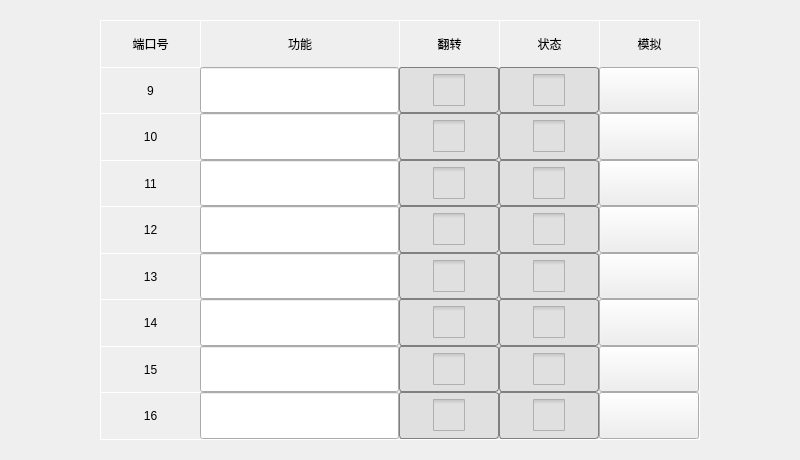
<?xml version="1.0" encoding="UTF-8"?>
<ui version="4.0">
 <class>FormMenuIO3</class>
 <widget class="QWidget" name="FormMenuIO3">
  <property name="geometry">
   <rect>
    <x>0</x>
    <y>0</y>
    <width>800</width>
    <height>460</height>
   </rect>
  </property>
  <property name="windowTitle">
   <string>FormMenuIO3</string>
  </property>
  <widget class="QWidget" name="widget" native="true">
   <property name="geometry">
    <rect>
     <x>100</x>
     <y>20</y>
     <width>600</width>
     <height>420</height>
    </rect>
   </property>
   <property name="styleSheet">
    <string notr="true">QLabel {
border-left: 1px solid white;
border-top: 1px solid white;
}
.QWidget {
border-right: 1px solid white;
border-bottom: 1px solid white;
}
QCheckBox::indicator {
subcontrol-position: center center;
width: 32px;
height: 32px;
}
QCheckBox {
border: 1px solid gray;
border-radius: 3px;
background: rgb(224,224,224);
}
QCheckBox:!enabled {
color: black;
}
QCheckBox:checked {
background: green;
}
CheckBox {
background: white;
}
CheckBox:checked {
background: white;
}</string>
   </property>
   <layout class="QGridLayout" name="gridLayout_2" columnstretch="1,2,1,1,1">
    <property name="leftMargin">
     <number>0</number>
    </property>
    <property name="topMargin">
     <number>0</number>
    </property>
    <property name="rightMargin">
     <number>1</number>
    </property>
    <property name="bottomMargin">
     <number>1</number>
    </property>
    <property name="spacing">
     <number>0</number>
    </property>
    <item row="1" column="1">
     <widget class="QImageLineEdit" name="out_1">
      <property name="sizePolicy">
       <sizepolicy hsizetype="Ignored" vsizetype="Preferred">
        <horstretch>0</horstretch>
        <verstretch>0</verstretch>
       </sizepolicy>
      </property>
      <property name="minimumSize">
       <size>
        <width>0</width>
        <height>40</height>
       </size>
      </property>
      <property name="text">
       <string/>
      </property>
      <property name="alignment">
       <set>Qt::AlignCenter</set>
      </property>
     </widget>
    </item>
    <item row="4" column="3">
     <widget class="QCheckBox" name="out_state_4">
      <property name="enabled">
       <bool>false</bool>
      </property>
      <property name="sizePolicy">
       <sizepolicy hsizetype="Preferred" vsizetype="Preferred">
        <horstretch>0</horstretch>
        <verstretch>0</verstretch>
       </sizepolicy>
      </property>
      <property name="text">
       <string/>
      </property>
     </widget>
    </item>
    <item row="7" column="3">
     <widget class="QCheckBox" name="out_state_7">
      <property name="enabled">
       <bool>false</bool>
      </property>
      <property name="sizePolicy">
       <sizepolicy hsizetype="Preferred" vsizetype="Preferred">
        <horstretch>0</horstretch>
        <verstretch>0</verstretch>
       </sizepolicy>
      </property>
      <property name="text">
       <string/>
      </property>
     </widget>
    </item>
    <item row="7" column="1">
     <widget class="QImageLineEdit" name="out_7">
      <property name="sizePolicy">
       <sizepolicy hsizetype="Ignored" vsizetype="Preferred">
        <horstretch>0</horstretch>
        <verstretch>0</verstretch>
       </sizepolicy>
      </property>
      <property name="minimumSize">
       <size>
        <width>0</width>
        <height>40</height>
       </size>
      </property>
      <property name="text">
       <string/>
      </property>
      <property name="alignment">
       <set>Qt::AlignCenter</set>
      </property>
     </widget>
    </item>
    <item row="4" column="1">
     <widget class="QImageLineEdit" name="out_4">
      <property name="sizePolicy">
       <sizepolicy hsizetype="Ignored" vsizetype="Preferred">
        <horstretch>0</horstretch>
        <verstretch>0</verstretch>
       </sizepolicy>
      </property>
      <property name="minimumSize">
       <size>
        <width>0</width>
        <height>40</height>
       </size>
      </property>
      <property name="text">
       <string/>
      </property>
      <property name="alignment">
       <set>Qt::AlignCenter</set>
      </property>
     </widget>
    </item>
    <item row="2" column="0">
     <widget class="QLabel" name="lab_out_2">
      <property name="text">
       <string>10</string>
      </property>
      <property name="alignment">
       <set>Qt::AlignCenter</set>
      </property>
      <property name="margin">
       <number>3</number>
      </property>
     </widget>
    </item>
    <item row="8" column="0">
     <widget class="QLabel" name="lab_out_8">
      <property name="text">
       <string>16</string>
      </property>
      <property name="alignment">
       <set>Qt::AlignCenter</set>
      </property>
      <property name="margin">
       <number>3</number>
      </property>
     </widget>
    </item>
    <item row="8" column="1">
     <widget class="QImageLineEdit" name="out_8">
      <property name="sizePolicy">
       <sizepolicy hsizetype="Ignored" vsizetype="Preferred">
        <horstretch>0</horstretch>
        <verstretch>0</verstretch>
       </sizepolicy>
      </property>
      <property name="minimumSize">
       <size>
        <width>0</width>
        <height>40</height>
       </size>
      </property>
      <property name="text">
       <string/>
      </property>
      <property name="alignment">
       <set>Qt::AlignCenter</set>
      </property>
     </widget>
    </item>
    <item row="6" column="2">
     <widget class="CheckBox" name="out_inv_6">
      <property name="sizePolicy">
       <sizepolicy hsizetype="Preferred" vsizetype="Preferred">
        <horstretch>0</horstretch>
        <verstretch>0</verstretch>
       </sizepolicy>
      </property>
      <property name="text">
       <string/>
      </property>
     </widget>
    </item>
    <item row="1" column="2">
     <widget class="CheckBox" name="out_inv_1">
      <property name="sizePolicy">
       <sizepolicy hsizetype="Preferred" vsizetype="Preferred">
        <horstretch>0</horstretch>
        <verstretch>0</verstretch>
       </sizepolicy>
      </property>
      <property name="text">
       <string/>
      </property>
     </widget>
    </item>
    <item row="3" column="2">
     <widget class="CheckBox" name="out_inv_3">
      <property name="sizePolicy">
       <sizepolicy hsizetype="Preferred" vsizetype="Preferred">
        <horstretch>0</horstretch>
        <verstretch>0</verstretch>
       </sizepolicy>
      </property>
      <property name="text">
       <string/>
      </property>
     </widget>
    </item>
    <item row="4" column="0">
     <widget class="QLabel" name="lab_out_4">
      <property name="text">
       <string>12</string>
      </property>
      <property name="alignment">
       <set>Qt::AlignCenter</set>
      </property>
      <property name="margin">
       <number>3</number>
      </property>
     </widget>
    </item>
    <item row="0" column="3">
     <widget class="QLabel" name="label_out_4">
      <property name="text">
       <string>状态</string>
      </property>
      <property name="alignment">
       <set>Qt::AlignCenter</set>
      </property>
      <property name="margin">
       <number>3</number>
      </property>
     </widget>
    </item>
    <item row="0" column="0">
     <widget class="QLabel" name="label_out_1">
      <property name="text">
       <string>端口号</string>
      </property>
      <property name="alignment">
       <set>Qt::AlignCenter</set>
      </property>
      <property name="margin">
       <number>3</number>
      </property>
     </widget>
    </item>
    <item row="0" column="1">
     <widget class="QLabel" name="label_out_2">
      <property name="text">
       <string>功能</string>
      </property>
      <property name="alignment">
       <set>Qt::AlignCenter</set>
      </property>
      <property name="margin">
       <number>3</number>
      </property>
     </widget>
    </item>
    <item row="6" column="1">
     <widget class="QImageLineEdit" name="out_6">
      <property name="sizePolicy">
       <sizepolicy hsizetype="Ignored" vsizetype="Preferred">
        <horstretch>0</horstretch>
        <verstretch>0</verstretch>
       </sizepolicy>
      </property>
      <property name="minimumSize">
       <size>
        <width>0</width>
        <height>40</height>
       </size>
      </property>
      <property name="text">
       <string/>
      </property>
      <property name="alignment">
       <set>Qt::AlignCenter</set>
      </property>
     </widget>
    </item>
    <item row="2" column="2">
     <widget class="CheckBox" name="out_inv_2">
      <property name="sizePolicy">
       <sizepolicy hsizetype="Preferred" vsizetype="Preferred">
        <horstretch>0</horstretch>
        <verstretch>0</verstretch>
       </sizepolicy>
      </property>
      <property name="text">
       <string/>
      </property>
     </widget>
    </item>
    <item row="1" column="3">
     <widget class="QCheckBox" name="out_state_1">
      <property name="enabled">
       <bool>false</bool>
      </property>
      <property name="sizePolicy">
       <sizepolicy hsizetype="Preferred" vsizetype="Preferred">
        <horstretch>0</horstretch>
        <verstretch>0</verstretch>
       </sizepolicy>
      </property>
      <property name="text">
       <string/>
      </property>
     </widget>
    </item>
    <item row="5" column="1">
     <widget class="QImageLineEdit" name="out_5">
      <property name="sizePolicy">
       <sizepolicy hsizetype="Ignored" vsizetype="Preferred">
        <horstretch>0</horstretch>
        <verstretch>0</verstretch>
       </sizepolicy>
      </property>
      <property name="minimumSize">
       <size>
        <width>0</width>
        <height>40</height>
       </size>
      </property>
      <property name="text">
       <string/>
      </property>
      <property name="alignment">
       <set>Qt::AlignCenter</set>
      </property>
     </widget>
    </item>
    <item row="7" column="2">
     <widget class="CheckBox" name="out_inv_7">
      <property name="sizePolicy">
       <sizepolicy hsizetype="Preferred" vsizetype="Preferred">
        <horstretch>0</horstretch>
        <verstretch>0</verstretch>
       </sizepolicy>
      </property>
      <property name="text">
       <string/>
      </property>
     </widget>
    </item>
    <item row="5" column="2">
     <widget class="CheckBox" name="out_inv_5">
      <property name="sizePolicy">
       <sizepolicy hsizetype="Preferred" vsizetype="Preferred">
        <horstretch>0</horstretch>
        <verstretch>0</verstretch>
       </sizepolicy>
      </property>
      <property name="text">
       <string/>
      </property>
     </widget>
    </item>
    <item row="5" column="3">
     <widget class="QCheckBox" name="out_state_5">
      <property name="enabled">
       <bool>false</bool>
      </property>
      <property name="sizePolicy">
       <sizepolicy hsizetype="Preferred" vsizetype="Preferred">
        <horstretch>0</horstretch>
        <verstretch>0</verstretch>
       </sizepolicy>
      </property>
      <property name="text">
       <string/>
      </property>
     </widget>
    </item>
    <item row="3" column="0">
     <widget class="QLabel" name="lab_out_3">
      <property name="text">
       <string>11</string>
      </property>
      <property name="alignment">
       <set>Qt::AlignCenter</set>
      </property>
      <property name="margin">
       <number>3</number>
      </property>
     </widget>
    </item>
    <item row="3" column="3">
     <widget class="QCheckBox" name="out_state_3">
      <property name="enabled">
       <bool>false</bool>
      </property>
      <property name="sizePolicy">
       <sizepolicy hsizetype="Preferred" vsizetype="Preferred">
        <horstretch>0</horstretch>
        <verstretch>0</verstretch>
       </sizepolicy>
      </property>
      <property name="text">
       <string/>
      </property>
     </widget>
    </item>
    <item row="6" column="3">
     <widget class="QCheckBox" name="out_state_6">
      <property name="enabled">
       <bool>false</bool>
      </property>
      <property name="sizePolicy">
       <sizepolicy hsizetype="Preferred" vsizetype="Preferred">
        <horstretch>0</horstretch>
        <verstretch>0</verstretch>
       </sizepolicy>
      </property>
      <property name="text">
       <string/>
      </property>
     </widget>
    </item>
    <item row="8" column="2">
     <widget class="CheckBox" name="out_inv_8">
      <property name="sizePolicy">
       <sizepolicy hsizetype="Preferred" vsizetype="Preferred">
        <horstretch>0</horstretch>
        <verstretch>0</verstretch>
       </sizepolicy>
      </property>
      <property name="text">
       <string/>
      </property>
     </widget>
    </item>
    <item row="2" column="3">
     <widget class="QCheckBox" name="out_state_2">
      <property name="enabled">
       <bool>false</bool>
      </property>
      <property name="sizePolicy">
       <sizepolicy hsizetype="Preferred" vsizetype="Preferred">
        <horstretch>0</horstretch>
        <verstretch>0</verstretch>
       </sizepolicy>
      </property>
      <property name="text">
       <string/>
      </property>
     </widget>
    </item>
    <item row="0" column="2">
     <widget class="QLabel" name="label_out_3">
      <property name="text">
       <string>翻转</string>
      </property>
      <property name="alignment">
       <set>Qt::AlignCenter</set>
      </property>
      <property name="margin">
       <number>3</number>
      </property>
     </widget>
    </item>
    <item row="4" column="2">
     <widget class="CheckBox" name="out_inv_4">
      <property name="sizePolicy">
       <sizepolicy hsizetype="Preferred" vsizetype="Preferred">
        <horstretch>0</horstretch>
        <verstretch>0</verstretch>
       </sizepolicy>
      </property>
      <property name="text">
       <string/>
      </property>
     </widget>
    </item>
    <item row="6" column="0">
     <widget class="QLabel" name="lab_out_6">
      <property name="text">
       <string>14</string>
      </property>
      <property name="alignment">
       <set>Qt::AlignCenter</set>
      </property>
      <property name="margin">
       <number>3</number>
      </property>
     </widget>
    </item>
    <item row="5" column="0">
     <widget class="QLabel" name="lab_out_5">
      <property name="text">
       <string>13</string>
      </property>
      <property name="alignment">
       <set>Qt::AlignCenter</set>
      </property>
      <property name="margin">
       <number>3</number>
      </property>
     </widget>
    </item>
    <item row="7" column="0">
     <widget class="QLabel" name="lab_out_7">
      <property name="text">
       <string>15</string>
      </property>
      <property name="alignment">
       <set>Qt::AlignCenter</set>
      </property>
      <property name="margin">
       <number>3</number>
      </property>
     </widget>
    </item>
    <item row="2" column="1">
     <widget class="QImageLineEdit" name="out_2">
      <property name="sizePolicy">
       <sizepolicy hsizetype="Ignored" vsizetype="Preferred">
        <horstretch>0</horstretch>
        <verstretch>0</verstretch>
       </sizepolicy>
      </property>
      <property name="minimumSize">
       <size>
        <width>0</width>
        <height>40</height>
       </size>
      </property>
      <property name="text">
       <string/>
      </property>
      <property name="alignment">
       <set>Qt::AlignCenter</set>
      </property>
     </widget>
    </item>
    <item row="1" column="0">
     <widget class="QLabel" name="lab_out_1">
      <property name="text">
       <string>9</string>
      </property>
      <property name="alignment">
       <set>Qt::AlignCenter</set>
      </property>
      <property name="margin">
       <number>3</number>
      </property>
     </widget>
    </item>
    <item row="3" column="1">
     <widget class="QImageLineEdit" name="out_3">
      <property name="sizePolicy">
       <sizepolicy hsizetype="Ignored" vsizetype="Preferred">
        <horstretch>0</horstretch>
        <verstretch>0</verstretch>
       </sizepolicy>
      </property>
      <property name="minimumSize">
       <size>
        <width>0</width>
        <height>40</height>
       </size>
      </property>
      <property name="text">
       <string/>
      </property>
      <property name="alignment">
       <set>Qt::AlignCenter</set>
      </property>
     </widget>
    </item>
    <item row="8" column="3">
     <widget class="QCheckBox" name="out_state_8">
      <property name="enabled">
       <bool>false</bool>
      </property>
      <property name="sizePolicy">
       <sizepolicy hsizetype="Preferred" vsizetype="Preferred">
        <horstretch>0</horstretch>
        <verstretch>0</verstretch>
       </sizepolicy>
      </property>
      <property name="text">
       <string/>
      </property>
     </widget>
    </item>
    <item row="0" column="4">
     <widget class="QLabel" name="label_out_5">
      <property name="styleSheet">
       <string notr="true">border-right: 0px;</string>
      </property>
      <property name="text">
       <string>模拟</string>
      </property>
      <property name="alignment">
       <set>Qt::AlignCenter</set>
      </property>
      <property name="margin">
       <number>3</number>
      </property>
     </widget>
    </item>
    <item row="1" column="4">
     <widget class="QPushButton" name="out_moni_1">
      <property name="sizePolicy">
       <sizepolicy hsizetype="Preferred" vsizetype="Preferred">
        <horstretch>0</horstretch>
        <verstretch>0</verstretch>
       </sizepolicy>
      </property>
      <property name="text">
       <string/>
      </property>
      <property name="icon">
       <iconset theme="next">
        <normaloff>.</normaloff>.</iconset>
      </property>
      <property name="iconSize">
       <size>
        <width>24</width>
        <height>24</height>
       </size>
      </property>
     </widget>
    </item>
    <item row="2" column="4">
     <widget class="QPushButton" name="out_moni_2">
      <property name="sizePolicy">
       <sizepolicy hsizetype="Preferred" vsizetype="Preferred">
        <horstretch>0</horstretch>
        <verstretch>0</verstretch>
       </sizepolicy>
      </property>
      <property name="text">
       <string/>
      </property>
      <property name="icon">
       <iconset theme="next">
        <normaloff>.</normaloff>.</iconset>
      </property>
      <property name="iconSize">
       <size>
        <width>24</width>
        <height>24</height>
       </size>
      </property>
     </widget>
    </item>
    <item row="3" column="4">
     <widget class="QPushButton" name="out_moni_3">
      <property name="sizePolicy">
       <sizepolicy hsizetype="Preferred" vsizetype="Preferred">
        <horstretch>0</horstretch>
        <verstretch>0</verstretch>
       </sizepolicy>
      </property>
      <property name="text">
       <string/>
      </property>
      <property name="icon">
       <iconset theme="next">
        <normaloff>.</normaloff>.</iconset>
      </property>
      <property name="iconSize">
       <size>
        <width>24</width>
        <height>24</height>
       </size>
      </property>
     </widget>
    </item>
    <item row="4" column="4">
     <widget class="QPushButton" name="out_moni_4">
      <property name="sizePolicy">
       <sizepolicy hsizetype="Preferred" vsizetype="Preferred">
        <horstretch>0</horstretch>
        <verstretch>0</verstretch>
       </sizepolicy>
      </property>
      <property name="text">
       <string/>
      </property>
      <property name="icon">
       <iconset theme="next">
        <normaloff>.</normaloff>.</iconset>
      </property>
      <property name="iconSize">
       <size>
        <width>24</width>
        <height>24</height>
       </size>
      </property>
     </widget>
    </item>
    <item row="5" column="4">
     <widget class="QPushButton" name="out_moni_5">
      <property name="sizePolicy">
       <sizepolicy hsizetype="Preferred" vsizetype="Preferred">
        <horstretch>0</horstretch>
        <verstretch>0</verstretch>
       </sizepolicy>
      </property>
      <property name="text">
       <string/>
      </property>
      <property name="icon">
       <iconset theme="next">
        <normaloff>.</normaloff>.</iconset>
      </property>
      <property name="iconSize">
       <size>
        <width>24</width>
        <height>24</height>
       </size>
      </property>
     </widget>
    </item>
    <item row="6" column="4">
     <widget class="QPushButton" name="out_moni_6">
      <property name="sizePolicy">
       <sizepolicy hsizetype="Preferred" vsizetype="Preferred">
        <horstretch>0</horstretch>
        <verstretch>0</verstretch>
       </sizepolicy>
      </property>
      <property name="text">
       <string/>
      </property>
      <property name="icon">
       <iconset theme="next">
        <normaloff>.</normaloff>.</iconset>
      </property>
      <property name="iconSize">
       <size>
        <width>24</width>
        <height>24</height>
       </size>
      </property>
     </widget>
    </item>
    <item row="7" column="4">
     <widget class="QPushButton" name="out_moni_7">
      <property name="sizePolicy">
       <sizepolicy hsizetype="Preferred" vsizetype="Preferred">
        <horstretch>0</horstretch>
        <verstretch>0</verstretch>
       </sizepolicy>
      </property>
      <property name="text">
       <string/>
      </property>
      <property name="icon">
       <iconset theme="next">
        <normaloff>.</normaloff>.</iconset>
      </property>
      <property name="iconSize">
       <size>
        <width>24</width>
        <height>24</height>
       </size>
      </property>
     </widget>
    </item>
    <item row="8" column="4">
     <widget class="QPushButton" name="out_moni_8">
      <property name="sizePolicy">
       <sizepolicy hsizetype="Preferred" vsizetype="Preferred">
        <horstretch>0</horstretch>
        <verstretch>0</verstretch>
       </sizepolicy>
      </property>
      <property name="text">
       <string/>
      </property>
      <property name="icon">
       <iconset theme="next">
        <normaloff>.</normaloff>.</iconset>
      </property>
      <property name="iconSize">
       <size>
        <width>24</width>
        <height>24</height>
       </size>
      </property>
     </widget>
    </item>
   </layout>
  </widget>
 </widget>
 <customwidgets>
  <customwidget>
   <class>QImageLineEdit</class>
   <extends>QLineEdit</extends>
   <header>MWidget.h</header>
  </customwidget>
  <customwidget>
   <class>CheckBox</class>
   <extends>QCheckBox</extends>
   <header>CheckBox.h</header>
  </customwidget>
 </customwidgets>
 <resources/>
 <connections/>
</ui>
